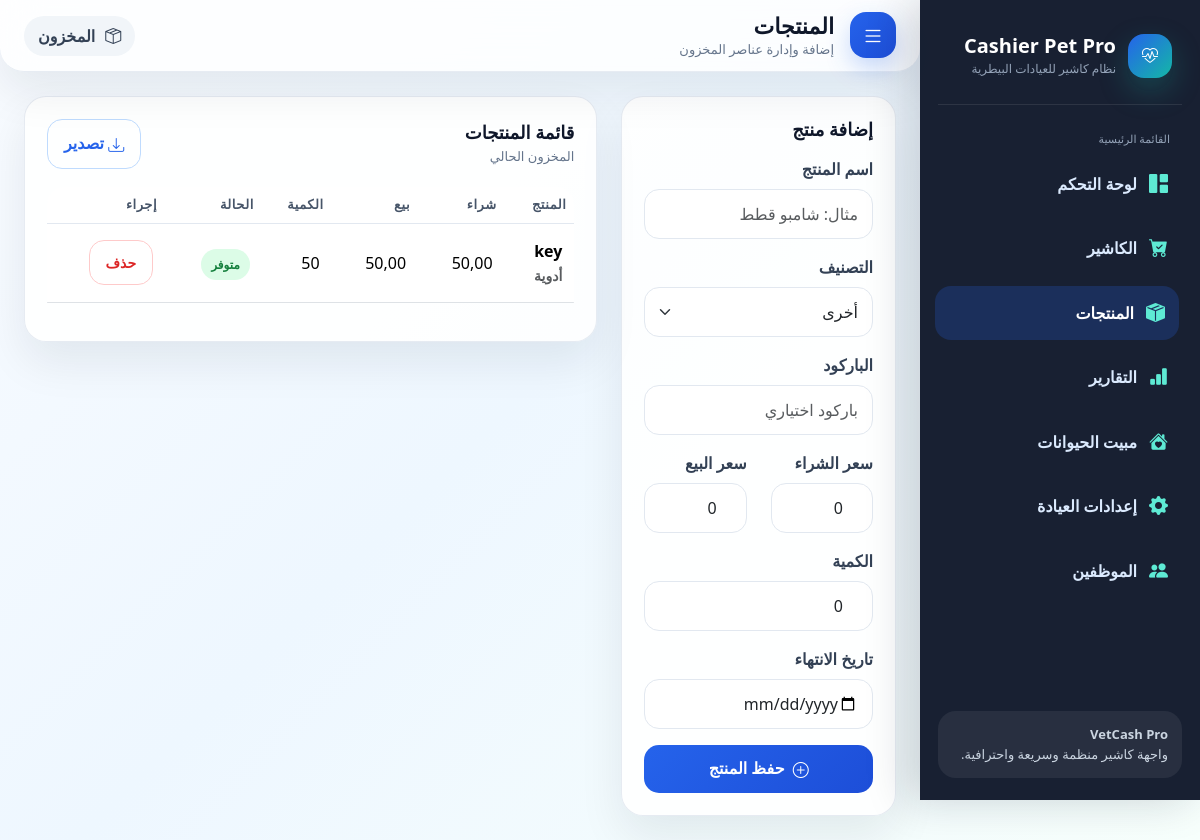
The page /products/ (signed in) on the database as committed earlier.
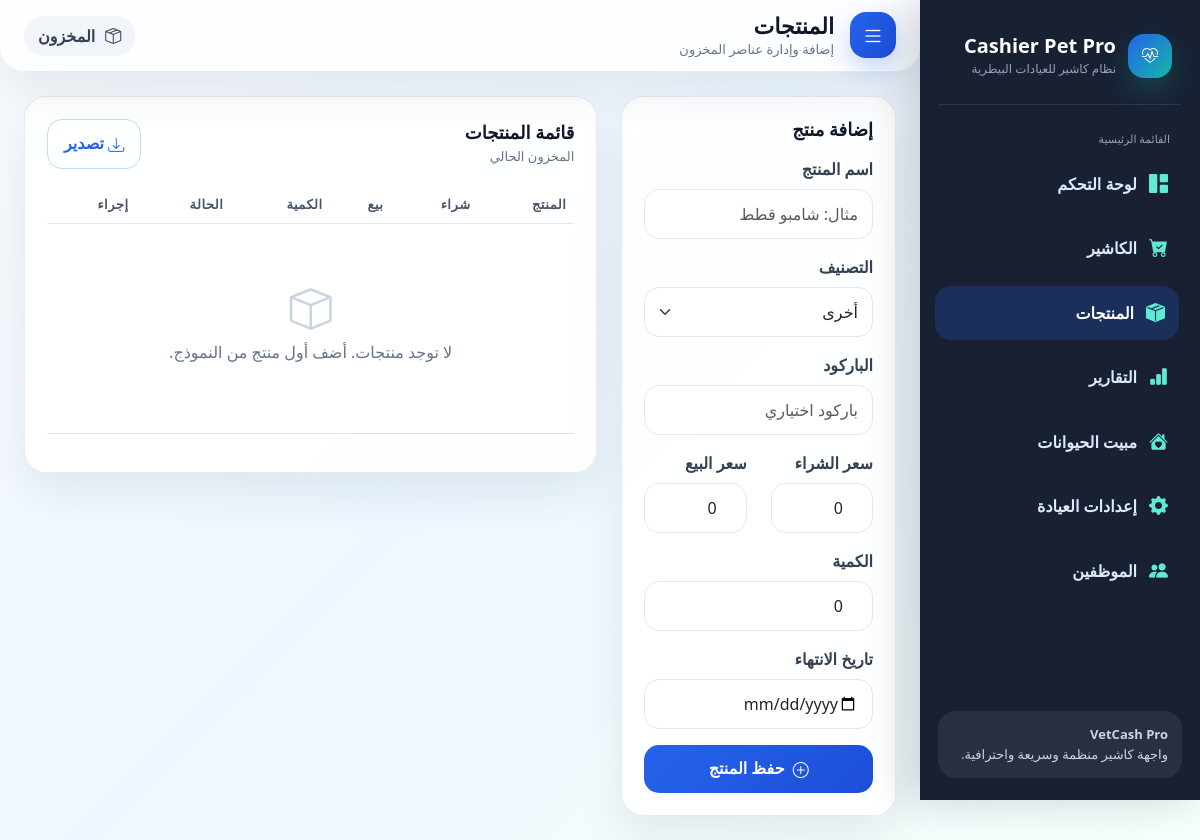
The same page on the database as committed later.
### cashier/models.py (models this page shows, shortened)
class Product(models.Model):
    CATEGORY_CHOICES = [
        ('food', 'طعام'),
        ('medicine', 'أدوية'),
        ('care', 'عناية'),
        ('service', 'خدمة'),
        ('other', 'أخرى'),
    ]
    is_active = models.BooleanField(default=True)
    clinic = models.ForeignKey('Clinic', on_delete=models.CASCADE,related_name='products', null=True,blank=True)
    name = models.CharField('اسم المنتج', max_length=200)
    category = models.CharField('التصنيف', max_length=30, choices=CATEGORY_CHOICES, default='other')
    barcode = models.CharField('الباركود', max_length=100, blank=True, null=True, unique=True)
    purchase_price = models.DecimalField('سعر الشراء', max_digits=10, decimal_places=2, default=0)
    sale_price = models.DecimalField('سعر البيع', max_digits=10, decimal_places=2, default=0)
    quantity = models.PositiveIntegerField('الكمية', default=0)
    expiry_date = models.DateField('تاريخ الانتهاء', blank=True, null=True)
    created_at = models.DateTimeField(auto_now_add=True)
    updated_at = models.DateTimeField(auto_now=True)
    class Meta:
        ordering = ['name']
        verbose_name = 'منتج'
        verbose_name_plural = 'المنتجات'
    @property
    def is_low_stock(self):
        return self.quantity <= 5

### cashier/views.py (the view)
# urls.py: path('products/', views.products, name='products'),
@login_required
def products(request):
    clinic = get_user_clinic(request.user)
    form = ProductForm(request.POST or None)
    if request.method == 'POST' and form.is_valid():
        product = form.save(commit=False)
        product.clinic = clinic
        product.save()
        return redirect('cashier:products')
    context = {
        'active_page': 'products',
        'clinic': clinic,
        'form': form,
        'products': Product.objects.filter(
            clinic=clinic,
            is_active=True
        ),
    }
    return render(request, 'cashier/products.html', context)

### cashier/forms.py
class ProductForm(forms.ModelForm):
    class Meta:
        model = Product
        fields = ['name', 'category', 'barcode', 'purchase_price', 'sale_price', 'quantity', 'expiry_date']
        widgets = {
            'name': forms.TextInput(attrs={'class': 'form-control', 'placeholder': 'مثال: شامبو قطط'}),
            'category': forms.Select(attrs={'class': 'form-select'}),
            'barcode': forms.TextInput(attrs={'class': 'form-control', 'placeholder': 'باركود اختياري'}),
            'purchase_price': forms.NumberInput(attrs={'class': 'form-control', 'placeholder': '0.00', 'step': '0.01'}),
            'sale_price': forms.NumberInput(attrs={'class': 'form-control', 'placeholder': '0.00', 'step': '0.01'}),
            'quantity': forms.NumberInput(attrs={'class': 'form-control', 'placeholder': '0'}),
            'expiry_date': forms.DateInput(attrs={'class': 'form-control', 'type': 'date'}),
        }

### cashier/views.py (called while the page is built, shortened)
def get_user_clinic(user):
    if hasattr(user, 'staff_profile'):
        return user.staff_profile.clinic

### cashier/templates/cashier/products.html (shortened to what this page needs)
{% extends 'cashier/base.html' %}
{% block page_title %}المنتجات{% endblock %}
{% block page_subtitle %}إضافة وإدارة عناصر المخزون{% endblock %}
{% block topbar_badge %}<i class="bi bi-box-seam"></i><span>المخزون</span>{% endblock %}
{% block content %}
<div class="row g-4">
  <div class="col-lg-4">
    <div class="panel">
      <h4 class="panel-title mb-3">إضافة منتج</h4>
      <form method="post">
        <div class="mb-3"><label class="form-label">اسم المنتج</label>{{ form.name }}</div>
        <div class="mb-3"><label class="form-label">التصنيف</label>{{ form.category }}</div>
        <div class="mb-3"><label class="form-label">الباركود</label>{{ form.barcode }}</div>
        <div class="row">
          <div class="col-6 mb-3"><label class="form-label">سعر الشراء</label>{{ form.purchase_price }}</div>
          <div class="col-6 mb-3"><label class="form-label">سعر البيع</label>{{ form.sale_price }}</div>
        </div>
        <div class="mb-3"><label class="form-label">الكمية</label>{{ form.quantity }}</div>
        <div class="mb-3"><label class="form-label">تاريخ الانتهاء</label>{{ form.expiry_date }}</div>
        <button class="btn btn-primary w-100" type="submit"><i class="bi bi-plus-circle me-1"></i> حفظ المنتج</button>
      </form>
    </div>
  </div>
  <div class="col-lg-8">
    <div class="panel">
      <div class="panel-header">
        <div><h4 class="panel-title">قائمة المنتجات</h4><p class="panel-subtitle">المخزون الحالي</p></div>
        <button class="btn btn-outline-primary" onclick="window.print()"><i class="bi bi-download"></i> تصدير</button>
      </div>
      <div class="table-responsive">
        <table class="table">
          <thead><tr><th>المنتج</th><th>شراء</th><th>بيع</th><th>الكمية</th><th>الحالة</th><th>إجراء</th></tr></thead>
          <tbody>
          {% for product in products %}
            <tr>
              <td><strong>{{ product.name }}</strong><br><small class="text-muted">{{ product.get_category_display }}</small></td>
              <td>{{ product.purchase_price }}</td>
              <td>{{ product.sale_price }}</td>
              <td>{{ product.quantity }}</td>
              <td>{% if product.is_low_stock %}<span class="badge-soft soft-red">منخفض</span>{% else %}<span class="badge-soft soft-green">متوفر</span>{% endif %}</td>
              <td>
                <form method="post" action="{% url 'cashier:delete_product' product.id %}" onsubmit="return confirm('هل تريد حذف المنتج؟')">
                  <button class="btn btn-sm btn-outline-danger" type="submit">حذف</button>
                </form>
              </td>
            </tr>
          {% empty %}
            <tr><td colspan="6"><div class="empty-state"><i class="bi bi-box"></i><p>لا توجد منتجات. أضف أول منتج من النموذج.</p></div></td></tr>
          {% endfor %}
          </tbody>
        </table>
      </div>
    </div>
  </div>
</div>
{% endblock %}

Rows that differ between the two databases and show on the page:
removed Product: name "key", category "أدوية", purchase_price "50,00", sale_price "50,00", quantity "50", shows "متوفر"
Other text that changed with them:
text now shown: "لا توجد منتجات. أضف أول منتج من النموذج."
